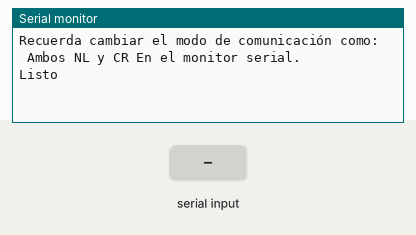
Bench run of a sketch on a simulated Arduino Uno, built with avr-gcc and run on an emulated ATmega328P. Parts: the last lines printed to the serial monitor. The inputs (shaded band) are chosen by the test bench.

Above: at 1.2 s.
1.3 s: "1" received over the second serial link
At 2.2 s:
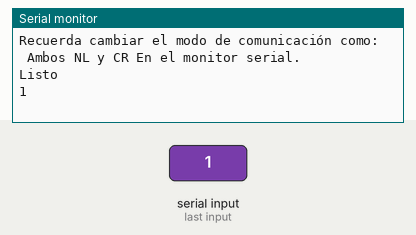
2.8 s: "0" received over the second serial link
At 3.4 s:
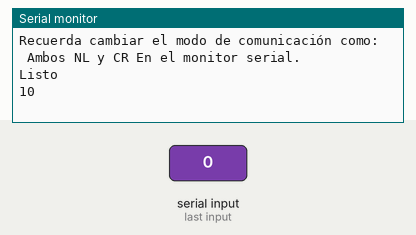

The sketch:

wifi-test1.ino
```cpp
#include <SoftwareSerial.h>

SoftwareSerial esp8266(2, 3); // RX | TX

void setup()

{
  Serial.begin(9600);
  esp8266.begin(9600);
  Serial.println("");
  Serial.println("Recuerda cambiar el modo de comunicación como:  Ambos NL y CR En el monitor serial.");
  Serial.println("Listo");
  Serial.println("");
}

void loop()

{
  if (esp8266.available())
  {
    Serial.write(esp8266.read());
  }
  if (Serial.available())
  {
    esp8266.write(Serial.read());
  }
}
```

Measured:
- after the input at 1.3 s, the serial monitor: prints a new line at once (image 1)
- after the input at 2.8 s, the serial monitor: prints a new line at once (image 2)
